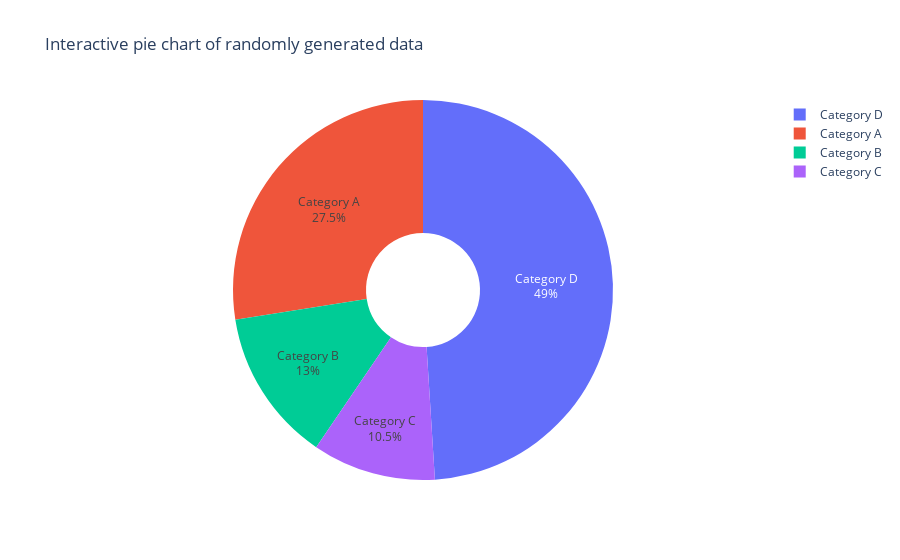

Notebook cell for this chart:
### Code cell
import plotly.graph_objects as go
import numpy as np

labels = ['Category A', 'Category B', 'Category C', 'Category D']
values = np.random.randint(1, 100, size=len(labels))  

fig = go.Figure(data=[go.Pie(labels=labels, values=values, 
                               textinfo='label+percent', 
                               hole=0.3)]) 
fig.update_layout(title_text='Interactive pie chart of randomly generated data')
fig.show()

### Figure 1 — Plotly figure (JSON) as saved in the notebook; plotly's stock layout.template omitted (floating-point values rounded to 4 significant figures)
{"data": [{"hole": 0.3, "labels": ["Category A", "Category B", "Category C", "Category D"], "textinfo": "label+percent", "type": "pie", "values": [55, 26, 21, 98]}], "layout": {"autosize": true, "title": {"text": "Interactive pie chart of randomly generated data"}}}
